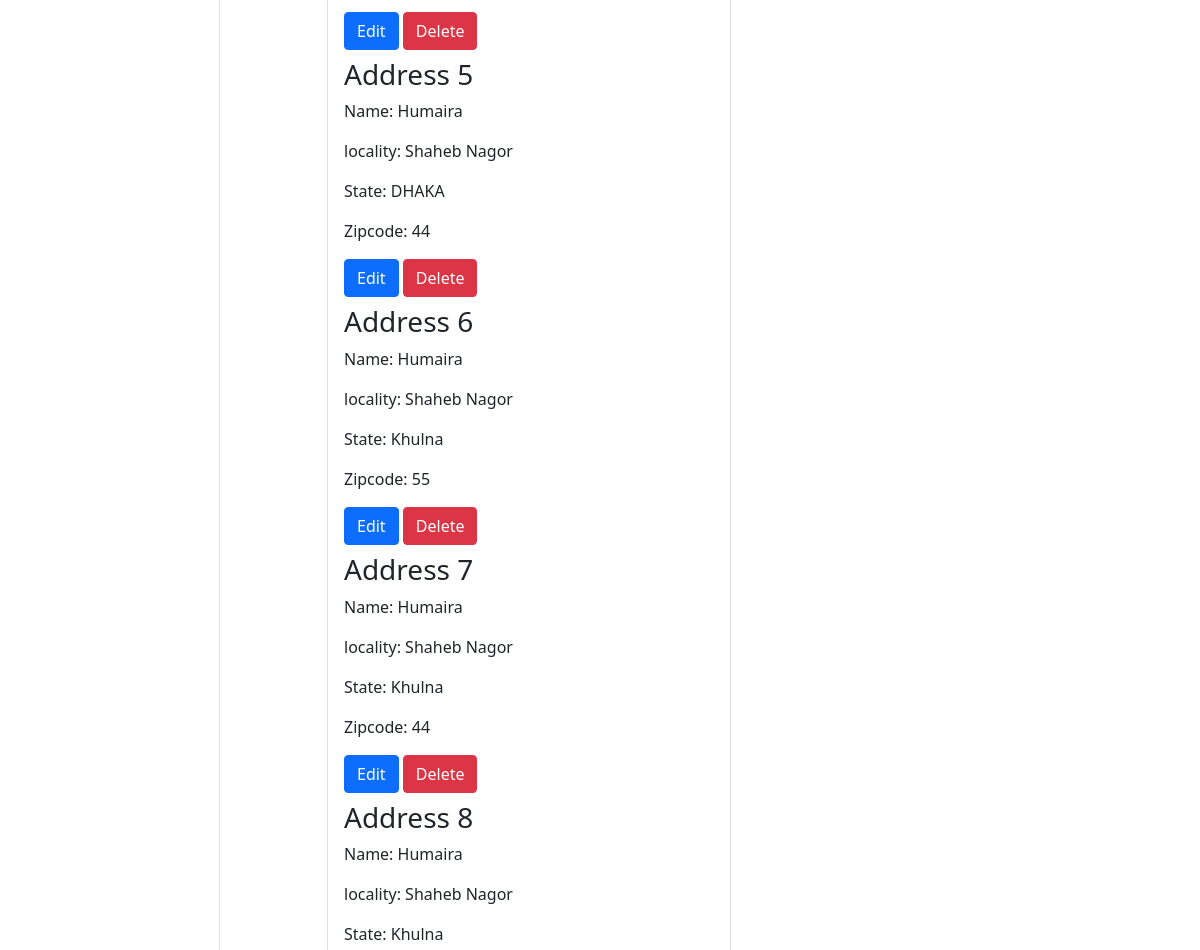
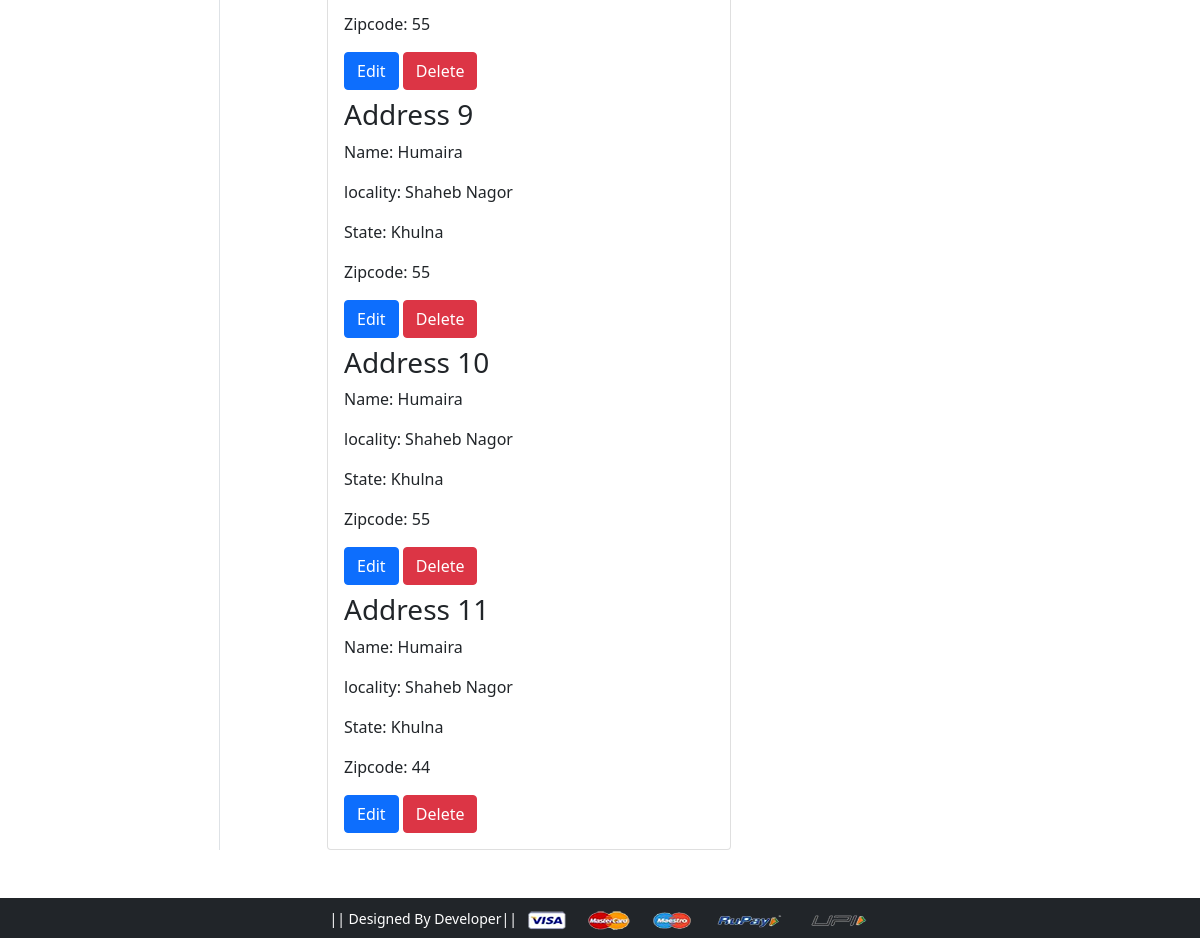
Page /address/ (signed in, lower part) on the earlier database version (2 pictures, top to bottom).
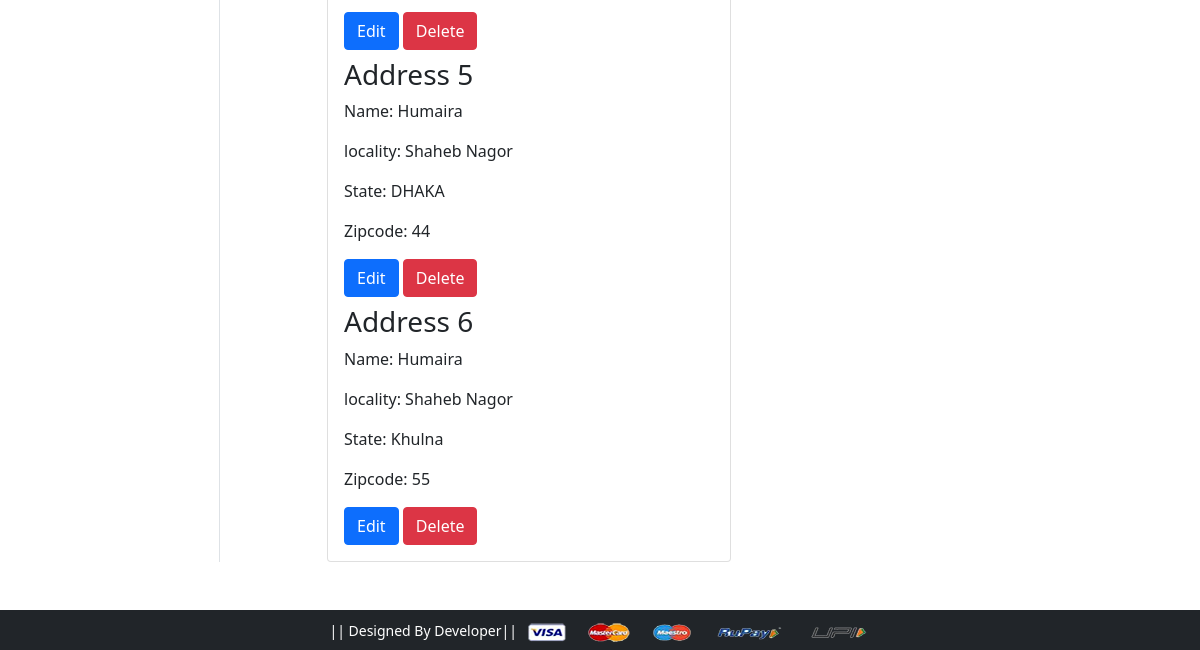
Same page on the later database version.
### app/models.py (models this page shows, shortened)
class Customer (models.Model):
    user = models.ForeignKey(User, on_delete=models.CASCADE)
    name = models.CharField(max_length=200)
    locality = models.CharField(max_length=200)
    city = models.CharField(max_length=200)
    zipcode = models.IntegerField()
    state = models.CharField(choices=DIVISION_CHOICES, max_length=200)

### app/views.py (the view)
# urls.py: path('address/', views.address, name='address'),
def address(request):
    address = Customer.objects.filter(user=request.user)
    return render(request, 'app/address.html', {'add': address, 'active': 'btn-primary'})

### app/templates/app/address.html (shortened to what this page needs)
{% extends 'app/base.html' %}
{% load static %}
{% block main-content %}
<div class="container my-5">
 <div class="row">
  <div class="col-sm-2 border-end">
  </div>
  <div class="col-sm-9 offset-sm-1">
   <div class="row">
    <div class="col-sm-6">
     <div class="card">
      <div class="card-body">
       {% for ad in add %}
       <h3>Address {{forloop.counter}}</h3>
       <p>Name: {{ad.name}}</p>
       <p>locality: {{ad.locality}}</p>
       <p>State: {{ad.state}}</p>
       <p>Zipcode: {{ad.zipcode}}</p>
        <a href="{% url 'edit_address' ad.id %}" class="btn btn-primary">Edit</a>
          <form action="{% url 'delete' ad.id %}" method="post" class="d-inline">
              <input type="submit" class="btn btn-danger" value="Delete">
          </form>
       {% endfor %}
      </div>
     </div>
    </div>
   </div>
  </div>
 </div>
</div>
{% endblock main-content %}

Differences in the rows shown:
removed Customer: name "Humaira", locality "Shaheb Nagor", state "Khulna", zipcode "44"
removed Customer: name "Humaira", locality "Shaheb Nagor", state "Khulna", zipcode "55"
removed Customer: name "Humaira", locality "Shaheb Nagor", state "Khulna", zipcode "55"
removed Customer: name "Humaira", locality "Shaheb Nagor", state "Khulna", zipcode "55"
removed Customer: name "Humaira", locality "Shaheb Nagor", state "Khulna", zipcode "44"
